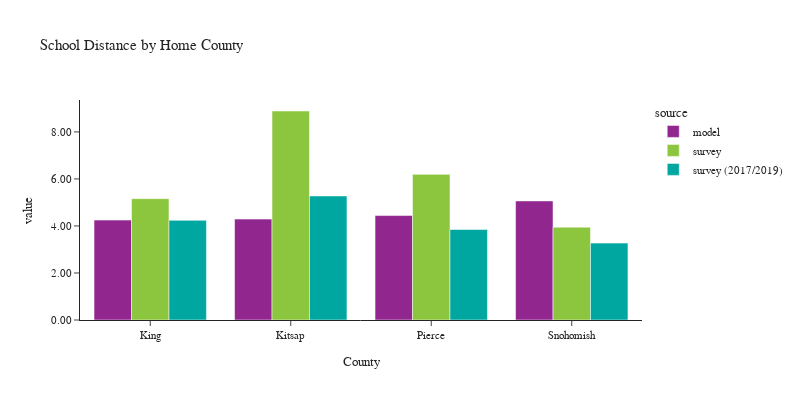

Source (notebook cell):
### Code cell
plot_school_location(df_students, 'CountyName_home', 'Home County', 'County')

### Figure 1 — Plotly figure (JSON) as saved in the notebook; plotly's stock layout.template omitted (floating-point values rounded to 4 significant figures)
{"data": [{"alignmentgroup": "True", "customdata": [[506965], [57250], [218343], [190909]], "hovertemplate": "source=model<br>CountyName_home=%{x}<br>value=%{y}<br>sample count=%{customdata[0]}<extra></extra>", "legendgroup": "model", "marker": {"color": "#91268F", "pattern": {"shape": ""}}, "name": "model", "offsetgroup": "model", "orientation": "v", "showlegend": true, "textposition": "auto", "type": "bar", "x": ["King", "Kitsap", "Pierce", "Snohomish"], "xaxis": "x", "y": [4.249, 4.291, 4.442, 5.063], "yaxis": "y"}, {"alignmentgroup": "True", "customdata": [[621], [62], [110], [126]], "hovertemplate": "source=survey<br>CountyName_home=%{x}<br>value=%{y}<br>sample count=%{customdata[0]}<extra></extra>", "legendgroup": "survey", "marker": {"color": "#8CC63E", "pattern": {"shape": ""}}, "name": "survey", "offsetgroup": "survey", "orientation": "v", "showlegend": true, "textposition": "auto", "type": "bar", "x": ["King", "Kitsap", "Pierce", "Snohomish"], "xaxis": "x", "y": [5.161, 8.889, 6.195, 3.948], "yaxis": "y"}, {"alignmentgroup": "True", "customdata": [[365], [14], [41], [31]], "hovertemplate": "source=survey (2017/2019)<br>CountyName_home=%{x}<br>value=%{y}<br>sample count=%{customdata[0]}<extra></extra>", "legendgroup": "survey (2017/2019)", "marker": {"color": "#00A7A0", "pattern": {"shape": ""}}, "name": "survey (2017/2019)", "offsetgroup": "survey (2017/2019)", "orientation": "v", "showlegend": true, "textposition": "auto", "type": "bar", "x": ["King", "Kitsap", "Pierce", "Snohomish"], "xaxis": "x", "y": [4.238, 5.276, 3.848, 3.27], "yaxis": "y"}], "layout": {"barmode": "group", "font": {"size": 11}, "height": 400, "legend": {"title": {"text": "source"}, "tracegroupgap": 0}, "title": {"text": "School Distance by Home County"}, "width": 800, "xaxis": {"anchor": "y", "domain": [0.0, 1.0], "title": {"text": "County"}}, "yaxis": {"anchor": "x", "domain": [0.0, 1.0], "tickformat": ".2f", "title": {"text": "value"}}}}
